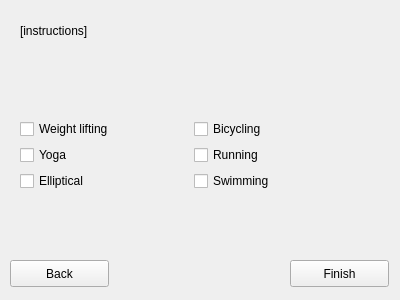
<?xml version="1.0" encoding="UTF-8"?>
<ui version="4.0">
 <class>WorkoutPrefsScreen</class>
 <widget class="QWidget" name="WorkoutPrefsScreen">
  <property name="geometry">
   <rect>
    <x>0</x>
    <y>0</y>
    <width>400</width>
    <height>300</height>
   </rect>
  </property>
  <property name="windowTitle">
   <string>Form</string>
  </property>
  <widget class="QStackedWidget" name="stackedWidget">
   <property name="geometry">
    <rect>
     <x>20</x>
     <y>50</y>
     <width>351</width>
     <height>201</height>
    </rect>
   </property>
   <property name="currentIndex">
    <number>0</number>
   </property>
   <widget class="QWidget" name="page">
    <widget class="QWidget" name="gridLayoutWidget">
     <property name="geometry">
      <rect>
       <x>0</x>
       <y>20</y>
       <width>341</width>
       <height>171</height>
      </rect>
     </property>
     <layout class="QGridLayout" name="gridLayout_2">
      <item row="0" column="1">
       <layout class="QVBoxLayout" name="verticalLayout_2">
        <item>
         <widget class="QCheckBox" name="bicycling">
          <property name="text">
           <string>Bicycling</string>
          </property>
         </widget>
        </item>
        <item>
         <widget class="QCheckBox" name="running">
          <property name="text">
           <string>Running</string>
          </property>
         </widget>
        </item>
        <item>
         <widget class="QCheckBox" name="swimming">
          <property name="text">
           <string>Swimming</string>
          </property>
         </widget>
        </item>
       </layout>
      </item>
      <item row="0" column="0">
       <layout class="QVBoxLayout" name="verticalLayout_3">
        <item>
         <widget class="QCheckBox" name="weightlifting">
          <property name="text">
           <string>Weight lifting</string>
          </property>
         </widget>
        </item>
        <item>
         <widget class="QCheckBox" name="yoga">
          <property name="text">
           <string>Yoga</string>
          </property>
         </widget>
        </item>
        <item>
         <widget class="QCheckBox" name="elliptical">
          <property name="text">
           <string>Elliptical</string>
          </property>
         </widget>
        </item>
       </layout>
      </item>
     </layout>
    </widget>
   </widget>
   <widget class="QWidget" name="page_2">
    <widget class="QWidget" name="gridLayoutWidget_2">
     <property name="geometry">
      <rect>
       <x>0</x>
       <y>20</y>
       <width>341</width>
       <height>171</height>
      </rect>
     </property>
     <layout class="QGridLayout" name="gridLayout_3">
      <item row="0" column="1">
       <layout class="QVBoxLayout" name="verticalLayout_6">
        <item>
         <widget class="QCheckBox" name="other2">
          <property name="text">
           <string>Other</string>
          </property>
         </widget>
        </item>
        <item>
         <widget class="QCheckBox" name="other3">
          <property name="text">
           <string>Other</string>
          </property>
         </widget>
        </item>
        <item>
         <widget class="QCheckBox" name="other4">
          <property name="text">
           <string>Other</string>
          </property>
         </widget>
        </item>
       </layout>
      </item>
      <item row="0" column="0">
       <layout class="QVBoxLayout" name="verticalLayout_5">
        <item>
         <widget class="QCheckBox" name="calisthenics">
          <property name="text">
           <string>Calisthenics</string>
          </property>
         </widget>
        </item>
        <item>
         <widget class="QCheckBox" name="aerobics">
          <property name="text">
           <string>Aerobics</string>
          </property>
         </widget>
        </item>
        <item>
         <widget class="QCheckBox" name="other1">
          <property name="text">
           <string>Other</string>
          </property>
         </widget>
        </item>
       </layout>
      </item>
     </layout>
    </widget>
   </widget>
  </widget>
  <widget class="QPushButton" name="finishbutton">
   <property name="geometry">
    <rect>
     <x>290</x>
     <y>260</y>
     <width>99</width>
     <height>27</height>
    </rect>
   </property>
   <property name="text">
    <string>Finish</string>
   </property>
  </widget>
  <widget class="QLabel" name="instructionslabel">
   <property name="geometry">
    <rect>
     <x>20</x>
     <y>20</y>
     <width>101</width>
     <height>21</height>
    </rect>
   </property>
   <property name="text">
    <string>[instructions]</string>
   </property>
  </widget>
  <widget class="QPushButton" name="backbutton">
   <property name="geometry">
    <rect>
     <x>10</x>
     <y>260</y>
     <width>99</width>
     <height>27</height>
    </rect>
   </property>
   <property name="text">
    <string>Back</string>
   </property>
  </widget>
 </widget>
 <resources/>
 <connections/>
</ui>
